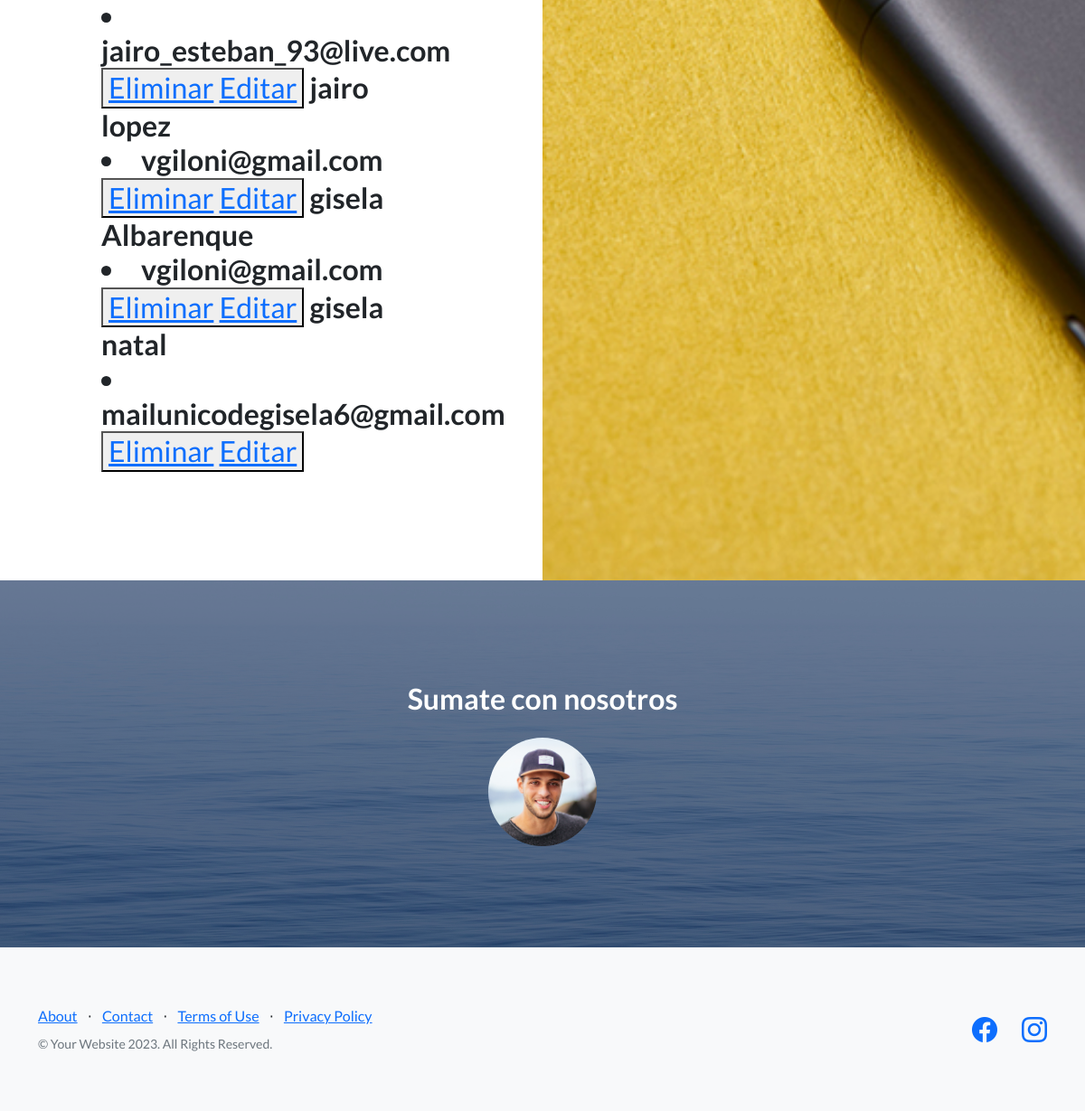
Page /leer-personas/ (signed in, lower part) on the earlier database version.
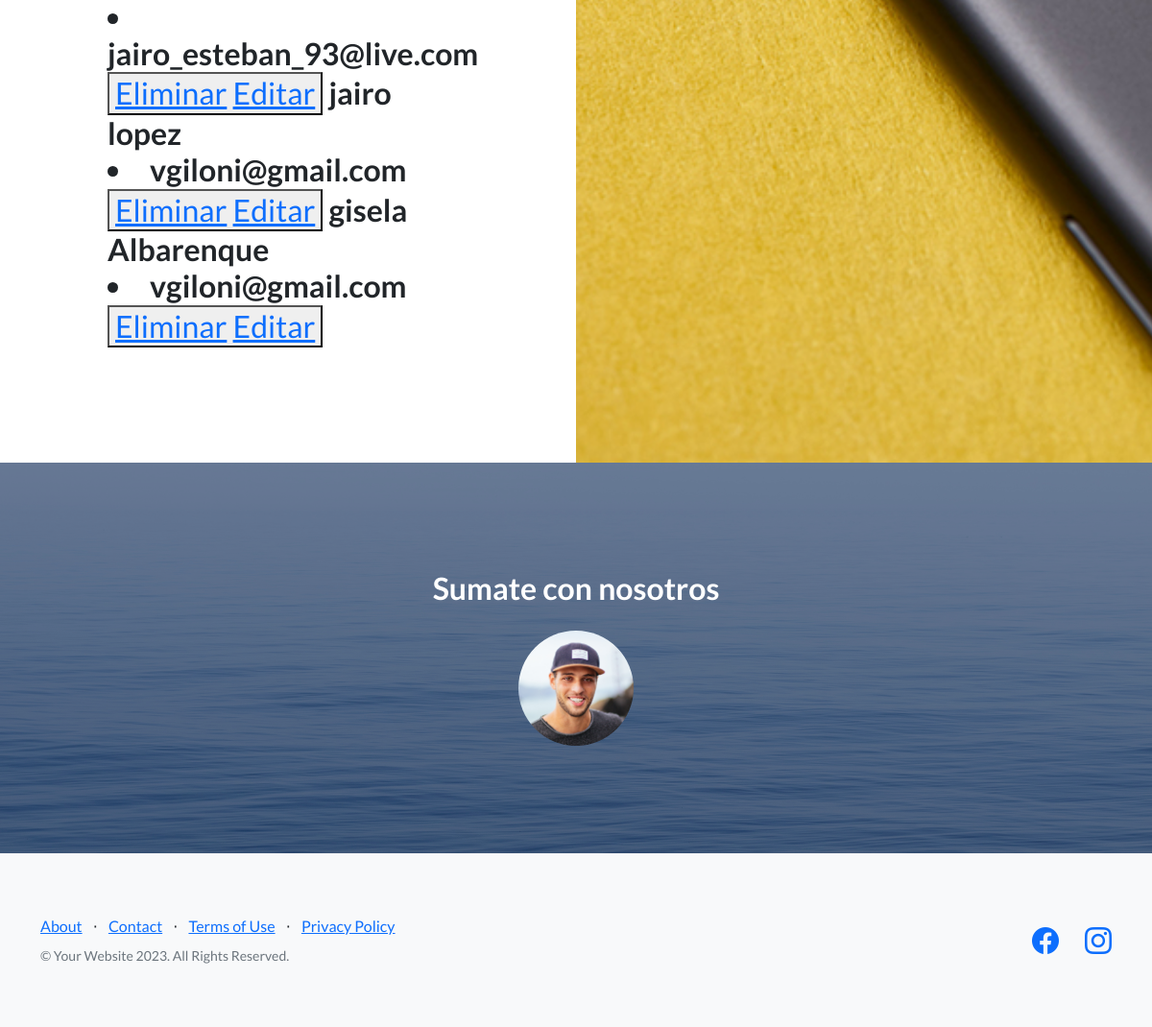
Same page on the later database version.
### AppGeneral/models.py (models this page shows)
class Persona (models.Model):
    nombre=models.CharField(max_length=40)
    apellido=models.CharField(max_length=40)
    fecha_nacimiento=models.DateField()
    email=models.EmailField()
    def __str__(self) -> str:
        nombre=self.nombre
        apellido=self.apellido
        texto= nombre+" "+apellido
        return texto

### AppGeneral/views.py (the view)
# urls.py: path("leer-personas/",views.leer_personas,name="leer-personas"),
@login_required
def leer_personas(request):
    personas=Persona.objects.all()
    contexto={"personas":personas}
    return render(request,"leer-personas.html",contexto)

### AppGeneral/Templates/leer-personas.html (shortened to what this page needs)
{% extends "padre.html" %}
{% load static %}
{% block image %}
<section class="showcase">
    <div class="container-fluid p-0">
        <div class="row g-0">
            <div class="col-lg-6 order-lg-2 text-white showcase-img" style="background-image: url('{% static "assets/img/bg-showcase-1.jpg" %}')"></div>
            <div class="col-lg-6 order-lg-1 my-auto showcase-text">
                <h2>{% for p in personas %}    {{p}}
                    <li>{{p.email}}</li>
                    <button>
                        <a href= "{% url 'eliminar-personas' p.email %}" >Eliminar</a>
                        <a href= "{% url 'editar-personas' p.email %}" >Editar</a>
                    </button>
                    {% endfor %}
                </h2>
            </div>
        </div>
{% endblock image %}

Differences in the rows shown:
removed Persona: nombre+apellido "gisela natal", email "mailunicodegisela6@gmail.com"
